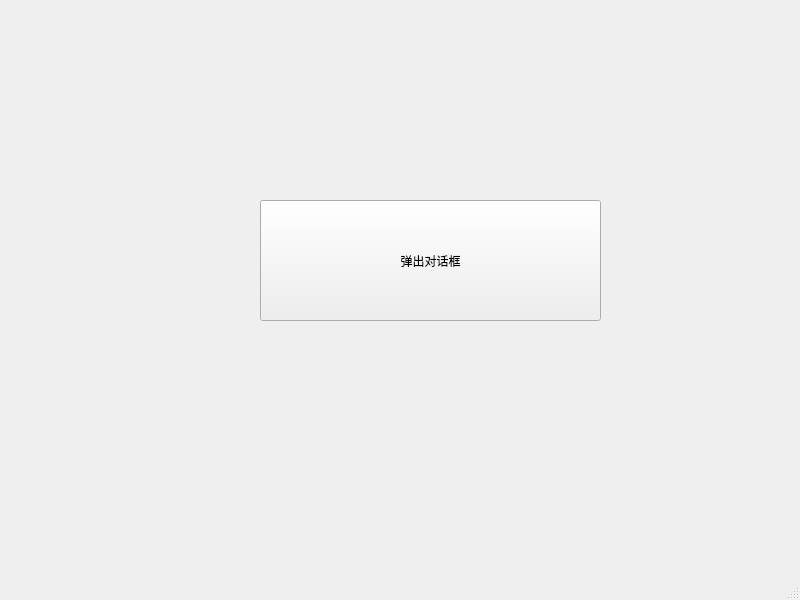
<?xml version="1.0" encoding="UTF-8"?>
<ui version="4.0">
 <class>MainWindow</class>
 <widget class="QMainWindow" name="MainWindow">
  <property name="geometry">
   <rect>
    <x>0</x>
    <y>0</y>
    <width>800</width>
    <height>600</height>
   </rect>
  </property>
  <property name="windowTitle">
   <string>MainWindow</string>
  </property>
  <widget class="QWidget" name="centralwidget">
   <widget class="QPushButton" name="pushButton">
    <property name="geometry">
     <rect>
      <x>260</x>
      <y>200</y>
      <width>341</width>
      <height>121</height>
     </rect>
    </property>
    <property name="text">
     <string>弹出对话框</string>
    </property>
   </widget>
  </widget>
  <widget class="QMenuBar" name="menubar">
   <property name="geometry">
    <rect>
     <x>0</x>
     <y>0</y>
     <width>800</width>
     <height>22</height>
    </rect>
   </property>
  </widget>
  <widget class="QStatusBar" name="statusbar"/>
 </widget>
 <resources/>
 <connections/>
</ui>
